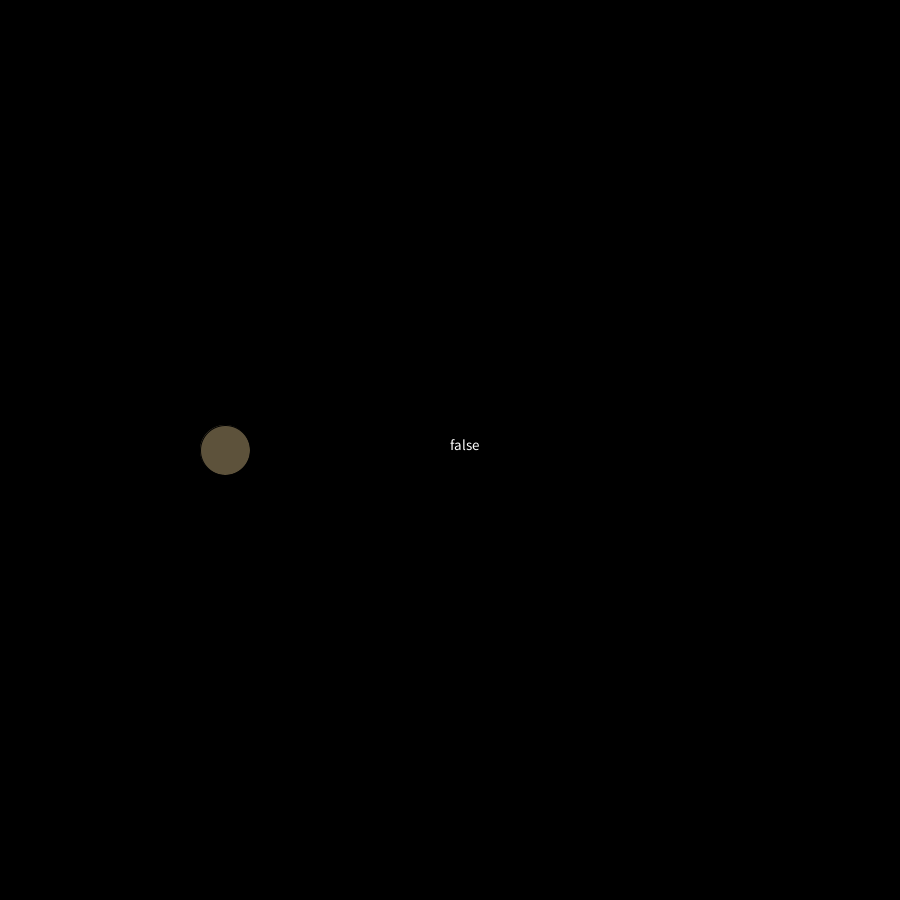
Frame 1 (no input)
Frame 60 (the mouse pressed at the canvas centre just before this capture): identical to frame 1, image omitted
Frame 120 (the mouse held since frame 60 and released just before this capture): identical to frame 1, image omitted

The Processing sketch that drew this single still picture (run headless with seeded random() and noise(); from frame 60 on, the mouse is pressed at the canvas centre):

// Processing sketch: branchproblem
// ── branchproblem.pde
Tree tree;

void setup() {
  //smooth(8);
  size(900, 900);
 // fullScreen();
  tree = new Tree();
  tree.dark = false;
}



void draw() {
  background(0);
  tree.display();
  fill(255);
  textSize(15);
  text(str(tree.dark), width/2, height/2);
}

void keyPressed(){
  tree.dark = true;
}

void keyReleased(){
  tree.dark = false;
}

// ── Branch.pde
class Branch {
  Branch(float xIn, float yIn, float sizeIn, float lIn, String typeIn, int tIn) {
    x = xIn;
    y = yIn;
    size = sizeIn;
    time = 5;
    type = typeIn;
    t = tIn;

    l = lIn;
    //f = #5D523B;

    vectors = new ArrayList<PVector>();
    children = new ArrayList<Branch>();
    vectors.add(new PVector(x, y));

    while (x<width-width/l) { //while x is less than the width minus the interval
      vectors.add(new PVector(x, y)); //point is added to the vectors
      if (type.equals("UP")) { //if the type is up
        y -=.5; //2 //y is subtracted by a greater interval
      } else if (type.equals("REALLYUP")) {
        y -=7; //3.5
      } else if (type.equals("BACKWARD")) {
        y -=2;
      } else if (type.equals("DOWN")) { //if type is down
        y -=.25; //y is subracted by a lesser interval
      } else {
        println("error in type inside display function"); //if there is no type
      }
      x++;
      time += 0.01; // time is incrimented
    }

    if (t>0) {
      println(t);
      if (t!=1) {
        // println("end vector x: " + vectors.get(vectors.size()-1).x + " end vector y: " + vectors.get(vectors.size()-1).y);
        children.add(new Branch(vectors.get(vectors.size()-1).x, vectors.get(vectors.size()-1).y, size, l+1, "BACKWARD", t-1));
        children.add(new Branch(vectors.get(vectors.size()-1).x, vectors.get(vectors.size()-1).y, size, l+1, "REALLYUP", t-1));
        children.add(new Branch(vectors.get(vectors.size()-1).x, vectors.get(vectors.size()-1).y, size, l+1, "UP", t-1));
        children.add(new Branch(vectors.get(vectors.size()-1).x, vectors.get(vectors.size()-1).y, size, l+1, "DOWN", t-1));
      } else {
        // println("end vector x: " + vectors.get(vectors.size()-1).x + " end vector y: " + vectors.get(vectors.size()-1).y);
        children.add(new Branch(vectors.get(vectors.size()-1).x, vectors.get(vectors.size()-1).y, size, width*100/1440, "BACKWARD", t-1));
        children.add(new Branch(vectors.get(vectors.size()-1).x, vectors.get(vectors.size()-1).y, size, width*100/1440, "REALLYUP", t-1));
        children.add(new Branch(vectors.get(vectors.size()-1).x, vectors.get(vectors.size()-1).y, size, width*100/1440, "UP", t-1));
        children.add(new Branch(vectors.get(vectors.size()-1).x, vectors.get(vectors.size()-1).y, size, width*100/1440, "DOWN", t-1));
      }
    } else {
      //println("done");
    }
  }

  void displayAll() {
    stroke(f); //#AA9C7D
    strokeWeight(size);
    
    beginShape();
    for (PVector pv : vectors) {
      vertex(pv.x, pv.y);
    }
    endShape();
    for (Branch b : children) {
      b.displayAll();
    }
  }


  float x;
  float y;
  float size;
  float time;
  float l;
  String type;
  int t;
  color f;

  ArrayList<PVector> vectors;
  ArrayList<Branch> children;
}

// ── Tree.pde
class Tree{
  Tree(){  
     branch = new Branch(0, height, width*30/1440, 0.5, "UP", 2);
     dark = false;
  }
  
  void display(){
    if(dark == false){
      /*
      println("Hi");
      branch.f = #5D523B;
      println(branch.f);
      branch.displayAll();
      */
      branch.f = #5D523B;
      fill(branch.f);
      circle(width/4, height/2, 50);
    } else {
      /*
      println("hello");
      branch.f = 0; //fill
      branch.displayAll();
      */
      branch.f = 0;
      fill(branch.f);
      circle(width/4, height/2, 50);
    }
  }
  
  Branch branch;
  boolean dark;
}
